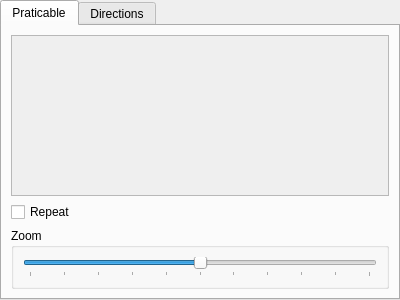
<?xml version="1.0" encoding="UTF-8"?>
<ui version="4.0">
 <class>WidgetTilesetSettings</class>
 <widget class="QWidget" name="WidgetTilesetSettings">
  <property name="geometry">
   <rect>
    <x>0</x>
    <y>0</y>
    <width>400</width>
    <height>300</height>
   </rect>
  </property>
  <property name="windowTitle">
   <string>Form</string>
  </property>
  <layout class="QVBoxLayout" name="verticalLayout_2">
   <property name="leftMargin">
    <number>0</number>
   </property>
   <property name="topMargin">
    <number>0</number>
   </property>
   <property name="rightMargin">
    <number>0</number>
   </property>
   <property name="bottomMargin">
    <number>0</number>
   </property>
   <item>
    <layout class="QVBoxLayout" name="verticalLayout">
     <item>
      <widget class="QTabWidget" name="tabWidget">
       <property name="currentIndex">
        <number>0</number>
       </property>
       <widget class="QWidget" name="tab">
        <attribute name="title">
         <string>Praticable</string>
        </attribute>
        <layout class="QGridLayout" name="gridLayout_2">
         <item row="0" column="0">
          <widget class="QScrollArea" name="scrollArea">
           <property name="widgetResizable">
            <bool>true</bool>
           </property>
           <widget class="WidgetTilesetPraticable" name="widgetTilesetPraticable">
            <property name="geometry">
             <rect>
              <x>0</x>
              <y>0</y>
              <width>374</width>
              <height>148</height>
             </rect>
            </property>
           </widget>
          </widget>
         </item>
         <item row="2" column="0">
          <widget class="QGroupBox" name="groupBox">
           <property name="title">
            <string>Zoom</string>
           </property>
           <layout class="QGridLayout" name="gridLayout_4">
            <item row="0" column="0">
             <widget class="QSlider" name="horizontalSlider">
              <property name="minimum">
               <number>-5</number>
              </property>
              <property name="maximum">
               <number>5</number>
              </property>
              <property name="pageStep">
               <number>1</number>
              </property>
              <property name="sliderPosition">
               <number>0</number>
              </property>
              <property name="tracking">
               <bool>true</bool>
              </property>
              <property name="orientation">
               <enum>Qt::Horizontal</enum>
              </property>
              <property name="invertedAppearance">
               <bool>false</bool>
              </property>
              <property name="invertedControls">
               <bool>false</bool>
              </property>
              <property name="tickPosition">
               <enum>QSlider::TicksBelow</enum>
              </property>
              <property name="tickInterval">
               <number>1</number>
              </property>
             </widget>
            </item>
           </layout>
          </widget>
         </item>
         <item row="1" column="0">
          <widget class="QCheckBox" name="checkBoxRepeat">
           <property name="text">
            <string>Repeat</string>
           </property>
          </widget>
         </item>
        </layout>
       </widget>
       <widget class="QWidget" name="tabDirections">
        <attribute name="title">
         <string>Directions</string>
        </attribute>
        <layout class="QGridLayout" name="gridLayout_3">
         <item row="0" column="0">
          <widget class="QScrollArea" name="scrollArea_2">
           <property name="widgetResizable">
            <bool>true</bool>
           </property>
           <widget class="WidgetTilesetDirection" name="widgetTilesetDirection">
            <property name="geometry">
             <rect>
              <x>0</x>
              <y>0</y>
              <width>374</width>
              <height>247</height>
             </rect>
            </property>
           </widget>
          </widget>
         </item>
        </layout>
       </widget>
      </widget>
     </item>
    </layout>
   </item>
  </layout>
 </widget>
 <customwidgets>
  <customwidget>
   <class>WidgetTilesetPraticable</class>
   <extends>QWidget</extends>
   <header>widgettilesetpraticable.h</header>
   <container>1</container>
  </customwidget>
  <customwidget>
   <class>WidgetTilesetDirection</class>
   <extends>QWidget</extends>
   <header>widgettilesetdirection.h</header>
   <container>1</container>
  </customwidget>
 </customwidgets>
 <resources/>
 <connections/>
</ui>
